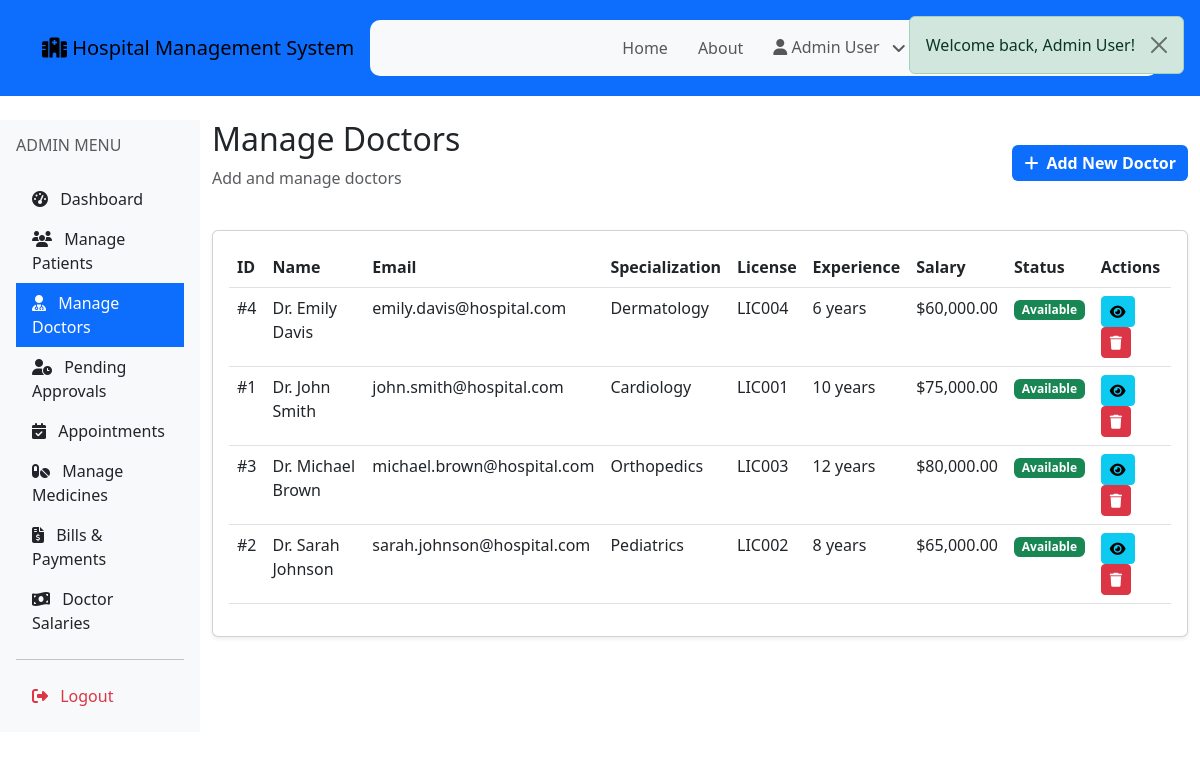
Page /admin/doctors.php (signed in) on the committed database.
### tables this page shows
CREATE TABLE doctors (
    id INT AUTO_INCREMENT PRIMARY KEY,
    user_id INT UNIQUE NOT NULL,
    specialization VARCHAR(100) NOT NULL,
    license_number VARCHAR(50) UNIQUE NOT NULL,
    qualification VARCHAR(255),
    experience_years INT DEFAULT 0,
    salary DECIMAL(10,2) DEFAULT 0.00,
    join_date DATE NOT NULL,
    availability_status ENUM('available', 'unavailable', 'on_leave') DEFAULT 'available',
    FOREIGN KEY (user_id) REFERENCES users(id) ON DELETE CASCADE
);

CREATE TABLE users (
    id INT AUTO_INCREMENT PRIMARY KEY,
    name VARCHAR(100) NOT NULL,
    email VARCHAR(100) UNIQUE NOT NULL,
    password VARCHAR(255) NOT NULL,
    role ENUM('patient', 'doctor', 'admin') NOT NULL,
    phone VARCHAR(20),
    address TEXT,
    status ENUM('active', 'inactive') DEFAULT 'active',
    created_at TIMESTAMP DEFAULT CURRENT_TIMESTAMP,
    updated_at TIMESTAMP DEFAULT CURRENT_TIMESTAMP ON UPDATE CURRENT_TIMESTAMP
);

### includes/functions.php (called while the page is built, shortened)
<?php
function formatCurrency($amount) {
    return '$' . number_format($amount, 2);
}
function getStatusBadgeClass($status) {
    $classes = [
        'pending' => 'bg-warning',
        'confirmed' => 'bg-info',
        'completed' => 'bg-success',
        'cancelled' => 'bg-danger',
        'paid' => 'bg-success',
        'unpaid' => 'bg-danger',
        'partially_paid' => 'bg-warning',
        'active' => 'bg-success',
        'inactive' => 'bg-secondary',
        'available' => 'bg-success',
        'unavailable' => 'bg-danger',
        'on_leave' => 'bg-warning'
    ];
    return $classes[$status] ?? 'bg-secondary';
}
?>

### admin/doctors.php (the view, shortened to what this page needs)
<?php
require_once __DIR__ . '/../includes/functions.php';
$conn = getDBConnection();
$query = "SELECT d.*, u.name, u.email, u.phone, u.address, u.status
          FROM doctors d
          JOIN users u ON d.user_id = u.id
          ORDER BY u.name";
$doctors = $conn->query($query)->fetch_all(MYSQLI_ASSOC);
include __DIR__ . '/../includes/header.php';
?>
<?php include __DIR__ . '/../includes/navbar.php'; ?>
<div class="container-fluid py-4">
    <div class="row">
        <?php include __DIR__ . '/sidebar.php'; ?>
        <div class="col-md-10">
            <div class="mb-4">
                <div class="d-flex justify-content-between align-items-center">
                    <div>
                        <h2>Manage Doctors</h2>
                        <p class="text-muted">Add and manage doctors</p>
                    </div>
                    <button class="btn btn-primary" data-bs-toggle="modal" data-bs-target="#addDoctorModal">
                        <i class="fas fa-plus me-2"></i>Add New Doctor
                    </button>
                </div>
            </div>
            <div class="card shadow-sm">
                <div class="card-body">
                    <div class="table-responsive">
                        <table class="table table-hover">
                            <thead>
                                <tr>
                                    <th>ID</th>
                                    <th>Name</th>
                                    <th>Email</th>
                                    <th>Specialization</th>
                                    <th>License</th>
                                    <th>Experience</th>
                                    <th>Salary</th>
                                    <th>Status</th>
                                    <th>Actions</th>
                                </tr>
                            </thead>
                            <tbody>
                                <?php foreach ($doctors as $doctor): ?>
                                <tr>
                                    <td>#<?php echo $doctor['id']; ?></td>
                                    <td><?php echo htmlspecialchars($doctor['name']); ?></td>
                                    <td><?php echo htmlspecialchars($doctor['email']); ?></td>
                                    <td><?php echo htmlspecialchars($doctor['specialization']); ?></td>
                                    <td><?php echo htmlspecialchars($doctor['license_number']); ?></td>
                                    <td><?php echo $doctor['experience_years']; ?> years</td>
                                    <td><?php echo formatCurrency($doctor['salary']); ?></td>
                                    <td>
                                        <span class="badge <?php echo getStatusBadgeClass($doctor['availability_status']); ?>">
                                            <?php echo ucfirst(str_replace('_', ' ', $doctor['availability_status'])); ?>
                                        </span>
                                    </td>
                                    <td>
                                        <button class="btn btn-sm btn-info" data-bs-toggle="modal" data-bs-target="#viewModal<?php echo $doctor['id']; ?>">
                                            <i class="fas fa-eye"></i>
                                        </button>
                                        <a href="?delete=<?php echo $doctor['id']; ?>"
                                           class="btn btn-sm btn-danger"
                                           onclick="return confirm('Are you sure?')">
                                            <i class="fas fa-trash"></i>
                                        </a>
                                    </td>
                                </tr>
                                <?php endforeach; ?>
                            </tbody>
                        </table>
                    </div>
                </div>
            </div>
        </div>
    </div>
</div>
<?php include __DIR__ . '/../includes/footer.php'; ?>

### css/style.css (style rules this page uses)
body { background-image: url('../img/bg-pattern.png'); background-size: cover; background-position: center; background-attachment: fixed; background-repeat: no-repeat; }
.btn { font-weight: 600; transition: .5s; }
.btn.btn-primary { color: var(--bs-white); border: none; }

### rows in the picture
doctors: id "4", user.name "Dr. Emily Davis", user.email "emily.davis@hospital.com", specialization "Dermatology", license_number "LIC004", experience_years "6", salary "$60,000.00", availability_status "Available"
doctors: id "1", user.name "Dr. John Smith", user.email "john.smith@hospital.com", specialization "Cardiology", license_number "LIC001", experience_years "10", salary "$75,000.00", availability_status "Available"
doctors: id "3", user.name "Dr. Michael Brown", user.email "michael.brown@hospital.com", specialization "Orthopedics", license_number "LIC003", experience_years "12", salary "$80,000.00", availability_status "Available"
doctors: id "2", user.name "Dr. Sarah Johnson", user.email "sarah.johnson@hospital.com", specialization "Pediatrics", license_number "LIC002", experience_years "8", salary "$65,000.00", availability_status "Available"

### other values in the picture
$flash['message'] "Welcome back, Admin User!"
SITE_NAME "Hospital Management System"
$_SESSION['user_name'] "Admin User"
